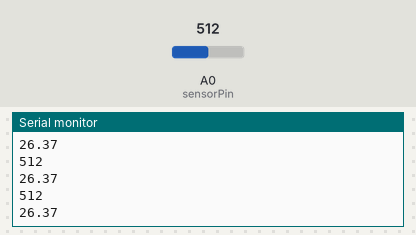
The sketch below on a simulated Arduino Uno, built with avr-gcc and run on an emulated ATmega328P. On the bench: the last lines printed to the serial monitor. The inputs (shaded band) are chosen by the test bench; at power-on: A0 (sensorPin) = 512.

Above: at 1.3 s.
1.4 s: A0 (sensorPin) set to 579
At 1.81 s:
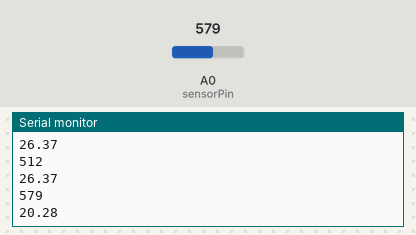
2.9 s: A0 (sensorPin) set to 559
At 3.31 s:
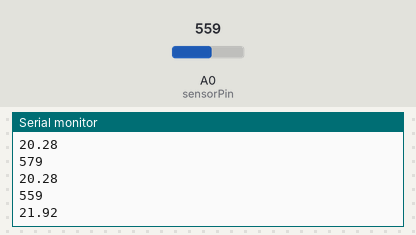
Timing chart, 0 to 5.9 s (numbered marks = the images above; inputs shaded):
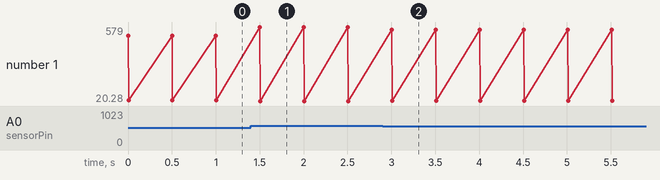

Measured:
- after the input at 1.4 s, the serial monitor: prints a new line after 0.10 s (image 1)
- after the input at 2.9 s, the serial monitor: prints a new line after 0.11 s (image 2)
- plotted number 1: 26.37 → 20.28 after the input at 1.4 s, 20.28 → 21.92 after the input at 2.9 s

The sketch:

arduino-cooling-liquid.ino
```cpp
#include <Wire.h>

#define I2C_SLAVE_ADDRESS 12
#define PAYLOAD_SIZE 2

int sensorPin = A0;
int sensorValue;
int maxResolutionBits = 10; // Bits number Depends of analogRead resolution
float maxVoltage = 5;
float minVoltage = 0;
float level;

void setup()
{
    Serial.begin(9600);

    Wire.begin(I2C_SLAVE_ADDRESS);
    Wire.onRequest(requestEvents);

    pinMode(sensorPin, INPUT);
}

float calculEquation(float value, float x, float y)
{
    // equation: level = ( ( (value - x) / (-y) ) * 100 ) / 190
    return (((value - x) / (-y)) * 100) / 190;
}

float customMap(float value) // Work only with R2 = 50 ohm
{
    if (value > 853)
    {
        return calculEquation(value, 1024, 17.1);
    }
    else if (value > 731)
    {
        return calculEquation(value, 975, 12.2);
    }
    else if (value > 640)
    {
        return calculEquation(value, 914, 9.14);
    }
    else if (value > 569)
    {
        return calculEquation(value, 853, 7.11);
    }
    else if (value > 512)
    {
        return calculEquation(value, 796, 5.69);
    }
    else if (value > 465)
    {
        return calculEquation(value, 745, 4.65);
    }
    else if (value > 427)
    {
        return calculEquation(value, 698, 3.88);
    }
    else if (value > 394)
    {
        return calculEquation(value, 656, 3.28);
    }
    else if (value > 366)
    {
        return calculEquation(value, 619, 2.81);
    }
    else if (value > 341)
    {
        return calculEquation(value, 585, 2.44);
    }
    else if (value > 269)
    {
        return calculEquation(value, 518, 1.79);
    }
    else if (value > 213)
    {
        return calculEquation(value, 444, 1.17);
    }
    else
    {
        return 0;
    }
}

void loop()
{
    sensorValue = analogRead(sensorPin);
    Serial.println(sensorValue);
    level = constrain(customMap(sensorValue), 0, 100); // level min 0 max 100
    Serial.println(level);
    delay(500);
}

void requestEvents()
{
    String to_send;
    to_send = String("{\"data\": ");
    to_send += level; // Fill data with value (6 char max)
    to_send += String("}");
    Serial.println(to_send);
    Wire.write(to_send.c_str());
}
```
